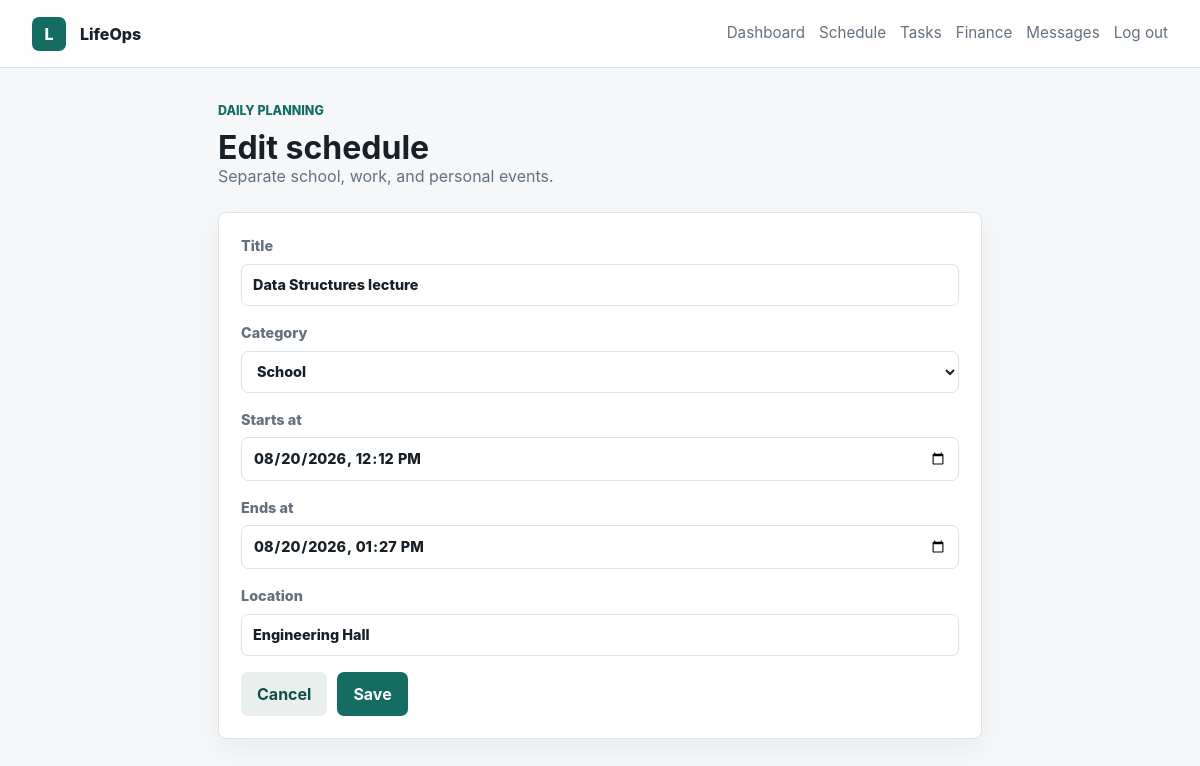
Page /modules/schedule/1/edit/ (signed in) on the committed database.
### core/models.py (models this page shows, shortened)
class TimeStampedModel(models.Model):
    created_at = models.DateTimeField(auto_now_add=True)
    updated_at = models.DateTimeField(auto_now=True)
    class Meta:
        abstract = True

class ScheduleEvent(TimeStampedModel):
    SCHOOL = "school"
    WORK = "work"
    PERSONAL = "personal"
    CATEGORY_CHOICES = [
        (SCHOOL, "School"),
        (WORK, "Work"),
        (PERSONAL, "Personal"),
    ]
    user = models.ForeignKey(settings.AUTH_USER_MODEL, on_delete=models.CASCADE)
    title = models.CharField(max_length=160)
    category = models.CharField(max_length=20, choices=CATEGORY_CHOICES, default=PERSONAL)
    starts_at = models.DateTimeField()
    ends_at = models.DateTimeField()
    location = models.CharField(max_length=160, blank=True)
    class Meta:
        ordering = ["starts_at"]

### core/views.py (the view)
# urls.py: path("modules/<slug:slug>/<int:pk>/edit/", views.module_edit, name="module_edit"),
@login_required
def module_edit(request, slug, pk):
    config = get_module_or_404(slug)
    instance = get_object_or_404(config.model, pk=pk, user=request.user)
    form = config.form_class(request.POST or None, instance=instance)
    if request.method == "POST" and form.is_valid():
        form.save()
        flash.success(request, f"{config.title} item updated.")
        return redirect("module_list", slug=slug)
    return render(request, "core/item_form.html", {"config": config, "form": form, "mode": "Edit"})

### core/forms.py (shortened to what this page needs)
class ScheduleEventForm(BaseStyledModelForm):
    class Meta:
        model = ScheduleEvent
        fields = ["title", "category", "starts_at", "ends_at", "location"]
        widgets = {
            "starts_at": forms.DateTimeInput(
                attrs={"type": "datetime-local"},
                format="%Y-%m-%dT%H:%M",
            ),
            "ends_at": forms.DateTimeInput(
                attrs={"type": "datetime-local"},
                format="%Y-%m-%dT%H:%M",
            ),
        }
    def __init__(self, *args, **kwargs):
        super().__init__(*args, **kwargs)
        self.fields["starts_at"].input_formats = ["%Y-%m-%dT%H:%M"]
        self.fields["ends_at"].input_formats = ["%Y-%m-%dT%H:%M"]

### core/views.py (called while the page is built)
def get_module_or_404(slug):
    try:
        return MODULES[slug]
    except KeyError as exc:
        raise Http404("Unknown module") from exc

### core/templates/core/item_form.html (shortened to what this page needs)
{% extends "core/base.html" %}
{% block content %}
<section class="page-shell narrow">
  <div class="page-heading">
    <div>
      <p class="eyebrow">{{ config.eyebrow }}</p>
      <h1>{{ mode }} {{ config.title|lower }}</h1>
      <p class="page-subtitle">{{ config.description }}</p>
    </div>
  </div>
  <form class="form-panel" method="post">
    {% for field in form %}
      <label class="form-field">
        <span>{{ field.label }}</span>
        {{ field }}
      </label>
    {% endfor %}
    <div class="form-actions">
      <a class="button button-secondary" href="{% url 'module_list' config.slug %}">Cancel</a>
      <button class="button" type="submit">Save</button>
    </div>
  </form>
</section>
{% endblock %}

### core/static/core/css/app.css (style rules this page uses)
:root { --bg: #f5f7f9; --bg-strong: #edf2f4; --surface: #ffffff; --ink: #172026; --muted: #64717d; --line: #dce3e8; --primary: #146c63; --primary-dark: #0f4f49; --accent: #c98b2d; --blue: #315f91; --danger: #b42318; --radius: 8px; --shadow: 0 18px 44px rgba(23, 32, 38, 0.08); }
* { box-sizing: border-box; }
body { margin: 0; background: var(--bg); color: var(--ink); font-family: Inter, ui-sans-serif, system-ui, -apple-system, BlinkMacSystemFont, "Segoe UI", sans-serif; line-height: 1.5; }
a { color: inherit; text-decoration: none; }
.button, .link-button { border: 0; cursor: pointer; font: inherit; }
.button { background: var(--primary); border-radius: 7px; color: white; display: inline-flex; font-weight: 700; justify-content: center; min-height: 42px; padding: 10px 16px; }
.button-secondary { background: #e8efed; color: var(--primary-dark); }
.eyebrow { color: var(--primary); font-size: 0.78rem; font-weight: 800; letter-spacing: 0; margin: 0 0 10px; text-transform: uppercase; }
h1, h2, h3, p { margin-top: 0; }
h1 { font-size: 3.3rem; line-height: 1.05; margin-bottom: 18px; }
.panel-header, .module-title, .page-heading, .split { align-items: center; display: flex; justify-content: space-between; gap: 16px; }
.page-shell { margin: 0 auto; max-width: 1220px; padding: 34px 28px 56px; }
.page-shell.narrow { max-width: 820px; }
.page-heading { margin-bottom: 24px; }
.page-subtitle { color: var(--muted); margin-bottom: 0; max-width: 680px; }
.page-heading h1 { font-size: 2rem; margin-bottom: 0; }
.toolbar, .quick-actions, .row-actions, .form-actions { align-items: center; display: flex; flex-wrap: wrap; gap: 10px; }
.table-panel, .form-panel { background: #ffffff; border: 1px solid var(--line); border-radius: var(--radius); box-shadow: 0 10px 28px rgba(23, 32, 38, 0.05); }
.form-panel { padding: 22px; }
.form-field { color: var(--muted); display: grid; font-size: 0.9rem; font-weight: 800; gap: 7px; margin-bottom: 16px; }
.field-control, .form-field input, .form-field select, .form-field textarea, .compact-field input { background: #ffffff; border: 1px solid var(--line); border-radius: 7px; color: var(--ink); font: inherit; min-height: 42px; padding: 9px 11px; width: 100%; }

### rows in the picture
ScheduleEvent: form "Data Structures lecture" "School" "08/20/2026 12:12" "08/20/2026 13:27" "Engineering Hall"

### other values in the picture
{{ config.eyebrow }} "DAILY PLANNING"
{{ mode }} "Edit"
{{ config.title|lower }} "schedule"
{{ config.description }} "Separate school, work, and personal events."
{{ field.label }} "Title" "Category" "Starts at" "Ends at" "Location"
